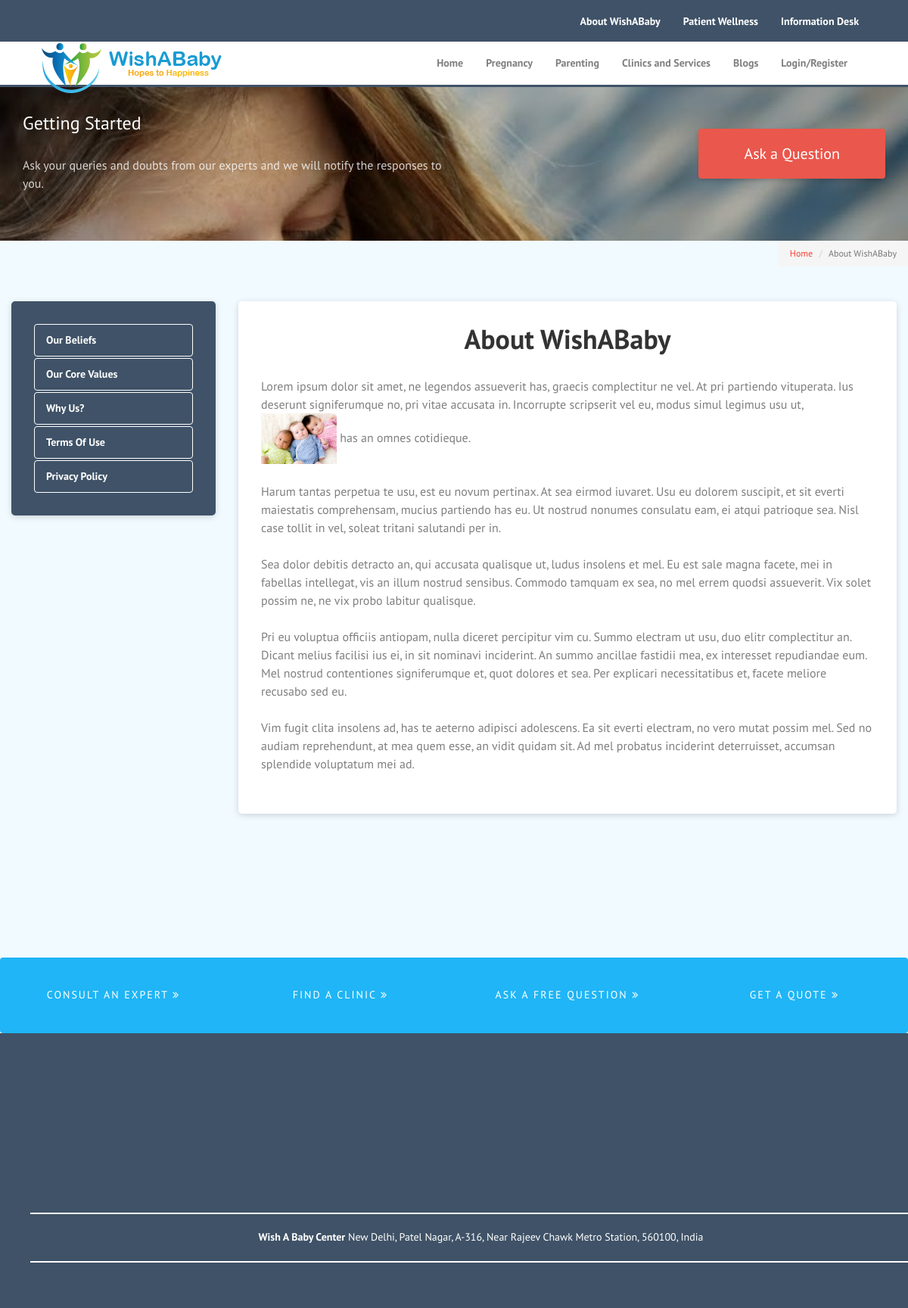
The page /wish/about-wishababy on the database its author committed.
### tables this page shows
CREATE TABLE `menu` (
  `menu_id` int(11) NOT NULL,
  `menu_name` varchar(255) NOT NULL,
  `menu_slug` varchar(255) NOT NULL,
  `menu_content` text NOT NULL,
  `menu_title` text NOT NULL,
  `menu_keyword` text NOT NULL,
  `menu_description` text NOT NULL,
  `menu_order` int(11) NOT NULL,
  `menu_top` int(11) NOT NULL
);

CREATE TABLE `submenu` (
  `submenu_id` int(11) NOT NULL,
  `submenu_name` text NOT NULL,
  `submenu_slug` text NOT NULL,
  `submenu_menu_id` int(11) NOT NULL,
  `submenu_content` text NOT NULL,
  `submenu_title` text NOT NULL,
  `submenu_keyword` text NOT NULL,
  `submenu_description` text NOT NULL,
  `submenu_order` int(11) NOT NULL
);

### application/controllers/Wish.php (called while the page is built, shortened)
<?php
	Class Wish extends CI_Controller
	{
		public function __construct()
		{
			$this->load->model('select');
			$this->cat	=	$this->select->get_all_category();
			$this->menu		=	$this->select->get_all_menu();
			if(count($this->menu))
			{
				$i	=	0;
				foreach($this->menu as $x)
				{
					$array		=	array(
											'submenu_menu_id'	=>	$x['menu_id']
										);
					$submenu	=	$this->select->get_some_submenu($array);
					if(count($submenu))
					{
						$j=0;
						foreach($submenu as $y)
						{
							$array	=	array('nest_submenu_id'		=>		$y['submenu_id']);
							$nestedmenu	=	$this->select->get_header_nestedmenu($array);
							$submenu[$j]['nestedmenu']	=	$nestedmenu;
							$j++;
						}
					}
					$this->menu[$i]['submenu']	=	$submenu;
					$i++;
				}
			}
		}
		public function index()
		{
			$menu_slug	=	 $this->uri->segment(2);
			$array		=	 array(
									'menu_slug'		=>	$menu_slug,
									);
			$singlemenu	=	$this->select->get_one_menu($array);
			$array	=	array(
								'cat'		=>	$this->cat,
								'menu'		=>	$this->menu,
								'singlemenu'=>	$singlemenu,
							);
			$this->load->view('home/wish',['array'	=>	$array]);
		}
	}
?>

### index.php (called while the page is built, shortened)
<?php
require_once BASEPATH.'core/CodeIgniter.php';

### application/models/Select.php (called while the page is built, shortened)
<?php
	class Select extends CI_Model
	{
		public function get_all_category()
		{
			$q	=	$this->db->select('cat_name,cat_slug,cat_image,cat_id,cat_details')
							->get('category');
			return $q->result_array();
		}
		public function get_all_menu()
		{
			$q	=	$this->db->select('menu_name,menu_slug,menu_id,menu_top')
							->order_by('menu_order','asc')
							->get('menu');
			return $q->result_array();
		}
		public function get_one_menu($array)
		{
			$q	=	$this->db->select('*')
							->where($array)
							->get('menu');
			return $q->row_array();
		}
		public function get_some_submenu($array)
		{
			$q	=	$this->db->select('submenu_name,submenu_slug,menu_name,submenu_id')
							->join('menu','menu_id	=	submenu_menu_id')
							->order_by('submenu_order','asc')
							->where($array)
							->get('submenu');
			return $q->result_array();
		}
	}
?>

### application/views/home/wish.php (the view, shortened to what this page needs)
<?php
	$singlemenu	=	$array['singlemenu'];
?>
<!DOCTYPE html>
 <html class="no-js">
	<head>
	<link rel="stylesheet" href="<?= base_url('assets/front/');?>css/animate.css">
	<link rel="stylesheet" href="<?= base_url('assets/front/');?>css/icomoon.css">
	<link rel="stylesheet" href="<?= base_url('assets/front/');?>css/simple-line-icons.css">
	<link rel="stylesheet" href="<?= base_url('assets/front/');?>css/bootstrap.css">
	<link rel="stylesheet" href="<?= base_url('assets/front/');?>css/owl.carousel.min.css">
	<link rel="stylesheet" href="<?= base_url('assets/front/');?>css/owl.theme.default.min.css">
	<link rel="stylesheet" href="<?= base_url('assets/front/');?>css/style.css">
	<link rel="stylesheet" href="<?= base_url('assets/front/');?>css/list.css">
	<link rel="stylesheet" href="<?= base_url('assets/front/');?>css/new.css">
	</head>
	<body>
	<?php
		include('includes/header.php');
		include('includes/header2.php');
	?>
	<section id="fh5co-pricing" data-section="pricing">
		 <ol class="breadcrumb pull-right" style="font-size:12px;">
		  <li class="breadcrumb-item"><a href="<?= base_url();?>">Home</a></li>
		  <li class="breadcrumb-item active"><?= $singlemenu['menu_name'];?></li>
		</ol>
		<div class="fh5co-pricing">
			<div class="container-fluid">
				<div class="row">
					<div class="col-md-3 col-sm-4" >
						<div class="pricing" style="    width: 100%;">
							<div class="">
								<div class="price-box to-animate-2 popular" style="background-color:#3f5267;background-size:cover;width:100%;text-align:left;">
									<ul class="nav nav-pills nav-stacked" style="font-size:14px;">
										<?php
											if(count($menu))
											{
												foreach($menu as $x)
												{
													if($singlemenu['menu_id']==$x['menu_id'])
													{
														if(count($x['submenu']))
														{
															foreach($x['submenu'] as $y)
															{
																?>
																<li style="border:1px solid white;border-radius:4px;"><a style='color:white;' href="<?= base_url('wish/'.$x['menu_slug'].'/'.$y['submenu_slug']);?>">
																<b><?= $y['submenu_name'];?></b></a></li>
																<?php
															}
															?>
															<?php
														}
													}
													?>
													<?php
												}
											}
										?>
									  </ul>
								</div>
							</div>
						</div>
					</div>
					<div class="col-md-9 col-sm-8" >
						<div class="pricing" style=" width: 100%;" >
							<div class="">
								<div class="price-box to-animate-2 popular  " style="width:100%;text-align:left;">
									<h1 class="text text-center"><b><?= $singlemenu['menu_name'];?></b></h1>
									 <?= $singlemenu['menu_content'];?>
								</div>
							</div>
						</div>
					</div>
				</div>
			</div>
		</div>
	</section>
	<?php
		include('includes/footer.php');
	?>
	</body>
</html>

### application/views/home/includes/header.php (shortened to what this page needs)
<?php
	$menu	=	$array['menu'];
?>
<header role="banner" id="fh5co-header">
		<div class="fluid-container">
			<nav class="navbar navbar-default" style="background:#3f5267;">
				<div id="" class="navbar-collapse collapse">
					<ul class="nav navbar-nav navbar-right" style="font-size:14px; font-family: 'PT Sans', Arial, serif;">
						 <?php
						if(count($menu))
						{
							foreach($menu as $x)
							{
							if($x['menu_top']=='1')
								{
								?>
									<li class="dropdown">
									  <a class="external" style="color:white;" href='<?= base_url('wish/'.$x['menu_slug']);?>'><b><?= $x['menu_name'];?></b></a>
									</li>
								<?php
							}
							}
						}
					?>
					</ul>
				</div>
			</nav>
			<nav class="navbar navbar-default"  style="border-bottom:3px solid #3f5267;">
				<div class="navbar-header">
					<a class="navbar-brand" href="<?= base_url();?>"><img style="width:auto;height:auto;margin-top:-25px;" class="img img-responsive logo" src="<?= base_url('img/logo.png');?>"/></a>
				</div>
				<div id="navbar" class="navbar-collapse collapse">
					<ul class="nav navbar-nav navbar-right">
						<li class=""><a href="<?= base_url();?>" class="external"><span><b>Home</b></span></a></li>
						 <?php
						if(count($menu))
						{
							foreach($menu as $x)
							{
								?>
									<li class="dropdown  <?php if($x['menu_top']=='1'){ echo 'hidden-sm hidden-lg hidden-md';}?> " >
									  <a class="external" href='<?= base_url('wish/'.$x['menu_slug']);?>'><b><?= $x['menu_name'];?></b></a>
									</li>
								<?php
							}
						}
					?>
						<li><a class="external" href="<?= base_url('blogs');?>"><b>Blogs</b></a></li>
						<?php
							if(isset($_COOKIE['wish_user_id']) || isset($_COOKIE['wish_clinic_id']) || isset($_COOKIE['wish_expert_id']))
							{
								?>
										<?php
										if(isset($_COOKIE['wish_user_id']))
										{
											?>
											<li class="dropdown">
											<a class="external" href='#'><b>My Account</b></a>
											<ul class="dropdown-menu">
											<li><a class="external" href="<?= base_url('myprofile');?>"><b>My Profile</b></a></li>
											<li class="divider"></li>
											<!-- <li><a class="external" href="<?= base_url('Cart');?>"><b>Cart</b></a></li>
											<li class="divider"></li> -->
											<li><a class="external" href="<?= base_url('dashboard/myappointments');?>"><b>My Appointments</b></a></li>
											<li class="divider"></li>
											<li><a class="external" data-target="#changepasswordmodal" data-toggle="modal" href="#"><b>Change Password</b></a></li>
											<li class="divider"></li>
											<li><a class="external" href="<?= base_url('logout');?>"><b>Sign Out</b></a></li>
											<li class="divider"></li>
											</ul>
											</li>
											<?php
										}
										else if(isset($_COOKIE['wish_clinic_id']))
										{
											?>
												<li><a class="external" href="<?= base_url('dashboard/clinic');?>"><b>My Account</b></a></li>
												<li><a class="external" href="<?= base_url('logout');?>"><b>Sign Out</b></a></li>
											<?php
										}
										else if(isset($_COOKIE['wish_expert_id']))
										{
											?>
												<li><a class="external" href="<?= base_url('dashboard/expert');?>"><b>My Account</b></a></li>
												<li><a class="external" href="<?= base_url('logout');?>"><b>Sign Out</b></a></li>
											<?php
										}
							}
							else
							{
								?>
								<li class="dropdown">
									 <a class="external" href='#'><b>Login/Register</b></a>
								</li>
								<?php
							}
						?>
					</ul>
				</div>
			</nav>
	  </div>
	</header>

### assets/front/css/style.css (style rules this page uses)
body { font-family: "PT Sans", Arial, serif; font-weight: 300; font-size: 20px; line-height: 1.5; color: #666666; color: #7f7f7f; background: #fff; height: 100%; position: relative; }
a { color: #ff3b30; -webkit-transition: 0.5s; -o-transition: 0.5s; transition: 0.5s; }
p { margin-bottom: 1.5em; font-size: 16px; }
h1, h2, h3, h4, h5, h6 { color: #333; font-family: "PT Sans", Arial, serif; font-weight: 400; margin: 0 0 30px 0; }
#fh5co-header { position: absolute; z-index: 99; width: 100%; opacity: 1; top: 0; }
#fh5co-header .navbar { padding-bottom: 0; margin-bottom: 0; }
#fh5co-header #navbar .navbar-right { margin-right: 0; }
#fh5co-header #navbar li a { font-family: "PT Sans", Arial, serif; color: rgba(0, 0, 0, 0.5); position: relative; font-size: 14px; font-weight: 400; }
#fh5co-header #navbar li a span { position: relative; display: block; padding-bottom: 2px; }
#fh5co-header #navbar li a span:before { content: ""; position: absolute; width: 100%; height: 2px; bottom: 0; left: 0; background-color: rgba(255, 255, 255, 0.5); visibility: hidden; -webkit-transform: scaleX(0); -moz-transform: scaleX(0); -ms-transform: scaleX(0); -o-transform: scaleX(0); transform: scaleX(0); -webkit-transition: all 0.3s ease-in-out 0s; -moz-transition: all 0.3s ease-in-out 0s; -ms-transition: all 0.3s ease-in-out 0s; -o-transition: all 0.3s ease-in-out 0s; transition: all 0.3s ease-in-out 0s; }
#fh5co-header .navbar-brand { float: left; display: block; font-size: 24px; font-weight: 700; padding-left: 0; color: #535659; text-transform: uppercase; letter-spacing: 3px; }
#fh5co-header .navbar-default { border: transparent; background: #fff; margin: 0; padding-left: 50px; padding-right: 50px; -webkit-border-radius: 0px; -moz-border-radius: 0px; -ms-border-radius: 0px; border-radius: 0px; }
.fh5co-pricing { padding: 4em 0 6em 0; background: #f1faff; }
.fh5co-pricing .pricing { display: block; float: left; margin-bottom: 30px; }
.fh5co-pricing .price-box { text-align: center; padding: 30px; background: #fff; -webkit-border-radius: 5px; -moz-border-radius: 5px; -ms-border-radius: 5px; border-radius: 5px; margin-bottom: 40px; position: relative; -webkit-box-shadow: 0px 2px 10px -1px rgba(0, 0, 0, 0.19); -moz-box-shadow: 0px 2px 10px -1px rgba(0, 0, 0, 0.19); -ms-box-shadow: 0px 2px 10px -1px rgba(0, 0, 0, 0.19); -o-box-shadow: 0px 2px 10px -1px rgba(0, 0, 0, 0.19); box-shadow: 0px 2px 10px -1px rgba(0, 0, 0, 0.19); }
.js .to-animate, .js .to-animate-2, .js .to-animate-3, .js .single-animate { opacity: 0; }

### rows shown on the page
menu: menu_name "Patient Wellness"
menu: menu_name "Information Desk"
menu: menu_name "Pregnancy"
menu: menu_name "Parenting"
menu: menu_name "Clinics and Services"
menu: menu_name "About WishABaby", menu_content "Lorem ipsum dolor sit amet, ne legendos assueverit has, graecis complectitur ne vel. At pri partiendo vituperata. Ius deserunt signiferumque no, pri vitae accusata in. Incorrupte scripserit vel eu, modus simul legimus usu ut, has an omnes cotidieque. Harum tantas perpetua te usu, est eu novum pertinax. At sea eirmod iuvaret. Usu eu dolorem suscipit, et sit everti maiestatis comprehensam, mucius partiendo has eu. Ut nostrud nonumes consulatu eam, ei atqui patrioque sea. Nisl case tollit in vel, soleat tritani salutandi per in. Sea dolor debitis detracto an, qui accusata qualisque ut, ludus insolens et mel. Eu est sale magna facete, mei in fabellas intellegat, vis an illum nostrud sensibus.…", menu_content (picture)
submenu: submenu_name "Our Beliefs"
submenu: submenu_name "Our Core Values"
submenu: submenu_name "Why Us?"
submenu: submenu_name "Terms Of Use"
submenu: submenu_name "Privacy Policy"

### other values the page prints
$x['menu_name'] "About WishABaby"
